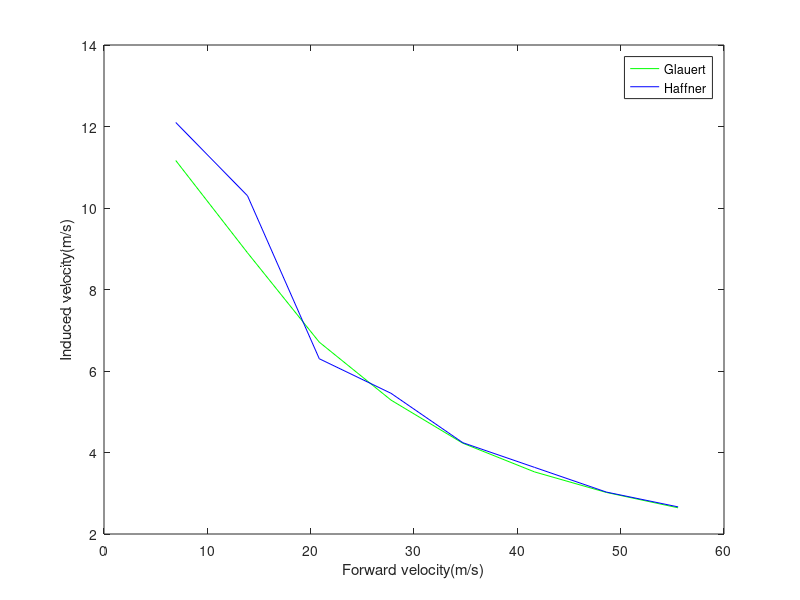

Write MATLAB code to recreate this figure.
%% Helicopter Performance assignment 1 calculations
%hover
g = 9.81;
MTOW = 9979 * g;
W = MTOW;
rho = 1.225;
R = 8.18;

vi_hover = sqrt(W/(2*pi*rho*R^2))


%% forward flight highspeed
V = linspace(100 ,200,5)*1000/3600;
V_bar_h = V/vi_hover;
CDS = 1.5;
D_fus_h = CDS*0.5*rho*V.*V;
alpha_h = asind(D_fus_h/W);
%for high speed V= V_r
v_i_high = W./(2*rho*pi*R^2*V)

%% forward flight low speed
V_l = linspace(25 ,100,4)*1000/3600;
V_bar_l = V_l/vi_hover;
CDS = 1.5;
D_fus_l = CDS*0.5*rho*V_l.*V_l;
alpha_l = asind(D_fus_l/W);
%Approximationg for low speed
vi_bar = sqrt(-V_bar_l.^2/2 + sqrt(V_bar_l.^4/4 +1))
v_i_low = vi_bar * vi_hover
x = linspace(25,200,8)*1000/3600
y1 = [11.1658    8.9004    6.7082 5.2856    4.2284    3.5237    3.0203    2.6428]
y2 = [12.099 10.2994 6.3008 5.4526 4.2409 3.6351 3.0293 2.6657]
plot(x,y1,'g')
hold on
plot(x,y2,'b')
xlabel('Forward velocity(m/s)')
ylabel('Induced velocity(m/s)')
legend('Glauert','Haffner')
